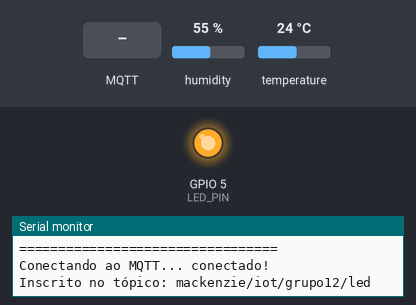
This sketch was run on a simulated ESP32. Shown: output pins drawn as LEDs (lit = HIGH), the last lines printed to the serial monitor. Inputs (shaded band) come from the test bench; at power-on: temperature 24 °C, humidity 55 %. WiFi joins after 1.5 s; servers stay silent unless stated; random numbers use the default seed unless the sketch sets one; no MQTT or app messages arrive unless stated.

Above: at 2.7 s.
2.8 s: temperature set to 29.4 °C
4.5 s: temperature set to 30.7 °C
At 7.5 s:
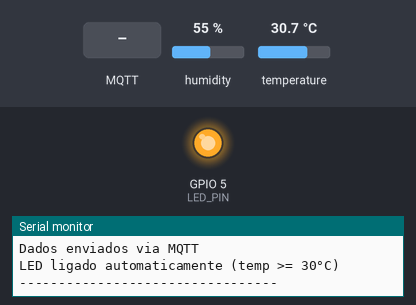
12.0 s: MQTT message "OFF" arrives on the first subscribed topic
At 12.9 s:
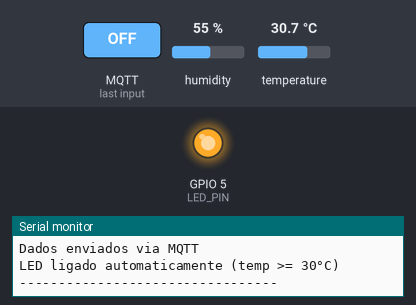
13.5 s: temperature set to 12 °C
At 15.5 s:
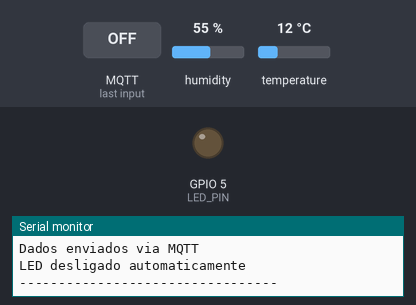
16.5 s: temperature set to 33 °C
At 19.0 s:
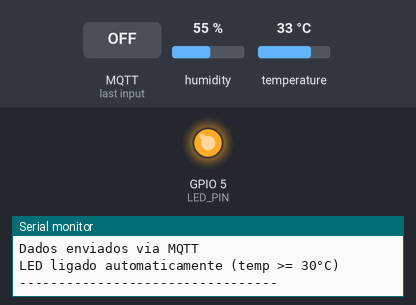
Timing chart, 0 to 20.5 s (numbered marks = the images above; inputs shaded):
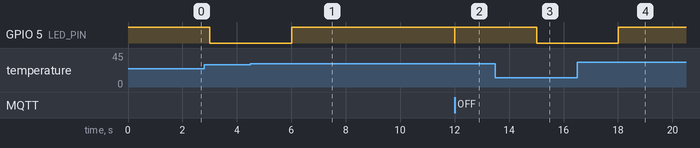

The sketch:

sketch.ino
```cpp
#include <WiFi.h>
#include <PubSubClient.h>
#include <DHT.h>

#define DHT_PIN 4
#define DHT_TYPE DHT22
#define LED_PIN 5

const char* ssid = "Wokwi-GUEST";
const char* password = "";

const char* mqttServer = "broker.hivemq.com";
const int mqttPort = 1883;

const char* topicTemperatura = "mackenzie/iot/grupo12/temperatura";
const char* topicUmidade = "mackenzie/iot/grupo12/umidade";
const char* topicLed = "mackenzie/iot/grupo12/led";

WiFiClient espClient;
PubSubClient client(espClient);
DHT dht(DHT_PIN, DHT_TYPE);

unsigned long ultimoEnvio = 0;
const long intervaloEnvio = 3000;

void callback(char* topic, byte* payload, unsigned int length) {
  String mensagem = "";
  for (int i = 0; i < length; i++) {
    mensagem += (char)payload[i];
  }
  Serial.print("Mensagem recebida: ");
  Serial.println(mensagem);

  if (String(topic) == topicLed) {
    if (mensagem == "ON") {
      digitalWrite(LED_PIN, HIGH);
      Serial.println("LED ligado via MQTT");
    }
    if (mensagem == "OFF") {
      digitalWrite(LED_PIN, LOW);
      Serial.println("LED desligado via MQTT");
    }
  }
}

void conectarWiFi() {
  Serial.print("Conectando ao Wi-Fi");
  WiFi.begin(ssid, password);
  while (WiFi.status() != WL_CONNECTED) {
    delay(500);
    Serial.print(".");
  }
  Serial.println();
  Serial.println("Wi-Fi conectado!");
  Serial.print("IP: ");
  Serial.println(WiFi.localIP());
}

void conectarMQTT() {
  while (!client.connected()) {
    Serial.print("Conectando ao MQTT... ");
    String clientId = "ESP32-Grupo12-";
    clientId += String(random(0xffff), HEX);
    if (client.connect(clientId.c_str())) {
      Serial.println("conectado!");
      client.subscribe(topicLed);
      Serial.print("Inscrito no tópico: ");
      Serial.println(topicLed);
    } else {
      Serial.print("Falha MQTT. Código: ");
      Serial.println(client.state());
      delay(2000);
    }
  }
}

void setup() {
  Serial.begin(115200);
  pinMode(LED_PIN, OUTPUT);
  digitalWrite(LED_PIN, HIGH);

  dht.begin();

  conectarWiFi();
  client.setServer(mqttServer, mqttPort);
  client.setCallback(callback);

  Serial.println("=================================");
  Serial.println("Sistema iniciado");
  Serial.println("LED ligado para teste");
  Serial.println("=================================");
}

void loop() {
  if (!client.connected()) {
    conectarMQTT();
  }
  client.loop();

  unsigned long agora = millis();
  if (agora - ultimoEnvio >= intervaloEnvio) {
    ultimoEnvio = agora;

    float temperatura = dht.readTemperature();
    float umidade = dht.readHumidity();

    Serial.println("---------------------------------");

    if (isnan(temperatura) || isnan(umidade)) {
      Serial.println("ERRO: DHT22 sem leitura válida");
      client.publish("mackenzie/iot/grupo12/status", "Erro na leitura do DHT22");
    } else {
      Serial.print("Temperatura: ");
      Serial.print(temperatura);
      Serial.println(" °C");

      Serial.print("Umidade: ");
      Serial.print(umidade);
      Serial.println(" %");

      client.publish(topicTemperatura, String(temperatura, 2).c_str());
      client.publish(topicUmidade, String(umidade, 2).c_str());
      Serial.println("Dados enviados via MQTT");

      if (temperatura >= 30) {
        digitalWrite(LED_PIN, HIGH);
        Serial.println("LED ligado automaticamente (temp >= 30°C)");
      } else {
        digitalWrite(LED_PIN, LOW);
        Serial.println("LED desligado automaticamente");
      }
    }
    Serial.println("---------------------------------");
  }
}
```

Measured:
- after the input at 4.5 s, GPIO 5 (LED_PIN): LOW → HIGH after 1.5 s
- after the input at 12.0 s, GPIO 5 (LED_PIN): HIGH → LOW at once, → HIGH 0.01 s later
- after the input at 13.5 s, GPIO 5 (LED_PIN): HIGH → LOW after 1.5 s
- after the input at 16.5 s, GPIO 5 (LED_PIN): LOW → HIGH after 1.5 s
